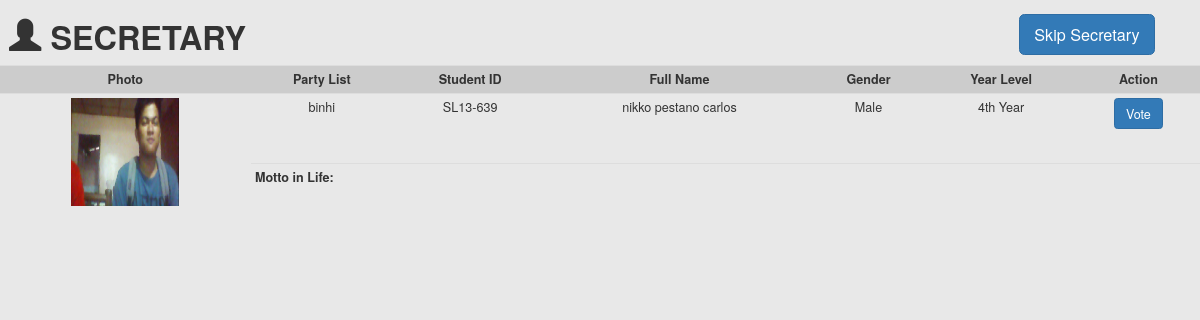
The app's page /nom_secretary.php with its own data.
### tables this page shows
CREATE TABLE `tbl_candidates` (
  `Can_image` varchar(100) NOT NULL,
  `Can_Position` varchar(30) NOT NULL,
  `Can_Partylist` varchar(30) NOT NULL,
  `Can_ID` varchar(15) NOT NULL DEFAULT '',
  `Can_Fname` varchar(30) NOT NULL,
  `Can_Mname` varchar(30) DEFAULT NULL,
  `Can_Lname` varchar(30) NOT NULL,
  `Can_NameExt` varchar(30) DEFAULT NULL,
  `Can_Gender` char(6) NOT NULL,
  `Can_Bdate` date NOT NULL,
  `Can_Contactno` varchar(15) DEFAULT NULL,
  `Can_Ylevel` varchar(8) NOT NULL,
  `Can_Course` varchar(20) NOT NULL,
  `Can_Votes` int(10) unsigned NOT NULL,
  `Can_Motto` varchar(100) NOT NULL,
  PRIMARY KEY (`Can_ID`),
  KEY `Can_Partylist` (`Can_Partylist`)
);

### nom_secretary.php (the view, shortened to what this page needs)
<!DOCTYPE html>
<html>
<head>
	<link rel="stylesheet" type="text/css" href="CSS/style.css">
	<link rel="stylesheet" type="text/css" href="bootstrap-3.3.7-dist/css/bootstrap.min.css">
</head>
<body class="bg-1" style="background-image: url('images/b.png');">
<div>
<h1 align="center" style="float: left; margin-left: 10px;"><span class="glyphicon glyphicon-user" aria-hidden="true"></span> <b>SECRETARY</b></h1>
<a href="skip3.php" style="float: right; margin-right: 50px; margin-top: 15px;"><input align="right" type="button" class="btn btn-primary btn-lg" name="" value="Skip Secretary"></a>
	<table class="table table-condensed" width='90%' border=0 align="center" cellspacing="10px" style="text-align: center;">
	<tr bgcolor='#CCCCCC'>
		<th>Photo</th>
		<th>Party List</th>
		<th>Student ID</th>
		<th>Full Name</th>
		<th>Gender</th>
		<th>Year Level</th>
		<th>Action</th>
	</tr>
	<?php
	require 'dbcon.php';
	$sql = "select * from tbl_candidates where Can_Position = 'Secretary'";
	$result = $conn->query($sql);
	if ($result->num_rows == 0) {
		echo "<tr><td colspan='7' align='center'>no candidates added for this position</td></tr>";
	}else{
	while($res = $result->fetch_assoc()) {
	echo "<tr>";
		echo '<td rowspan="2"><img src="uploads/'.$res['Can_image'].'" width="120px" height="120px"></td>';
		echo "<td>".$res['Can_Partylist']."</td>";
		echo "<td>".$res['Can_ID']."</td>";
		echo "<td>".$res['Can_Fname']." ".$res['Can_Mname']." ".$res['Can_Lname']." ".$res['Can_NameExt']."</td>";
		echo "<td>".$res['Can_Gender']."</td>";
		echo "<td>".$res['Can_Ylevel']."</td>";
		echo "<td><a href = 'vote3.php?nom=$res[Can_ID]'><input type='button' class='btn btn-primary' value='Vote'></a></td>";
		echo "</tr>";
		echo "<tr>";
		echo "<td colspan='6' align='left'><b>Motto in Life:</b> ".$res['Can_Motto']."</td>";
		echo "</tr>";
	}
}
	?>
	</table>
</div>
</body>
</html>

### CSS/style.css (style rules this page uses)
body { margin: 0px; padding: 0px; zoom: 90%; background-repeat: no-repeat; background-size: 100% 100%; background-attachment: fixed; }
.bg-1 { background-color: #E8E8E8;*/ background-size: cover; background-attachment: fixed; text-align: center; }
a { text-decoration-line: none; }

### nom_secretary.php (style rules this page uses)
th { text-align: center; }

### records on screen
tbl_candidates: Can_image (picture), Can_Partylist "binhi", Can_ID "SL13-639", Can_Fname "nikko", Can_Mname "pestano", Can_Lname "carlos", Can_Gender "Male", Can_Ylevel "4th Year"
